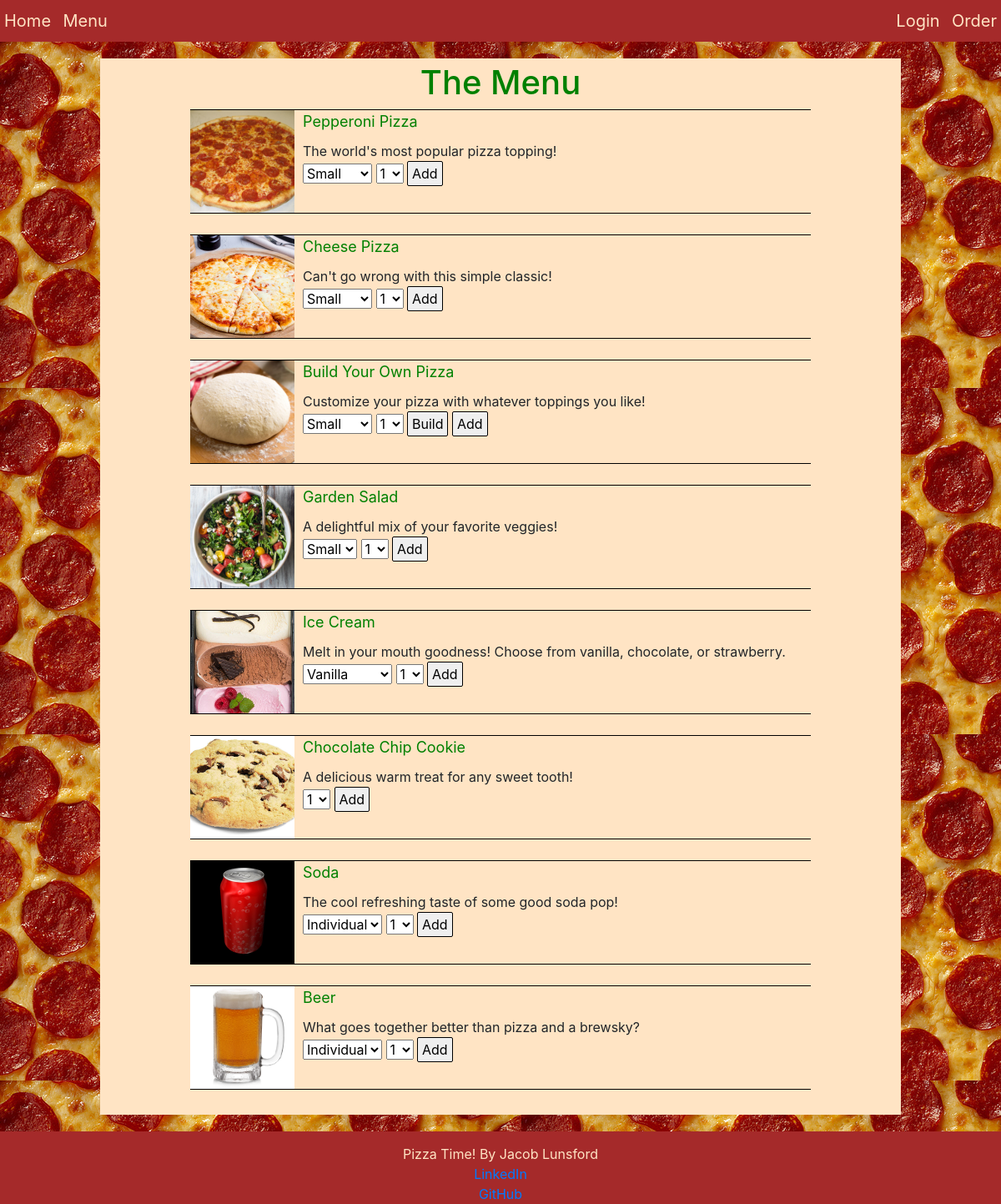
The page /menu on the database its author committed.
### pizza/models.py (models this page shows)
class Pizza(models.Model):
    title = models.CharField(max_length=32)
    pic = models.ImageField()
    description = models.TextField()
    sizes = Choices("Small", "Medium", "Large")
    size = models.CharField(choices=sizes, max_length=16, blank=True)
    toppings = Choices("Extra Cheese", "Pepperoni", "Bacon", "Peppers", "Mushrooms", "Chicken", "Pesto", "Ranch", "Beef")
    extras = MultiSelectField(choices=toppings, max_choices=9, max_length=32, blank=True)
    PIZZA_PRICES = {
    "Small": {
        "Cheese": 7.99,
        "Pepperoni": 8.99,
        "Custom": 9.99
    },
    "Medium": {
        "Cheese": 10.99,
        "Pepperoni": 11.99,
        "Custom": 12.99
    },
    "Large": {
        "Cheese": 13.99,
        "Pepperoni": 14.99,
        "Custom": 15.99
    }}

class Salad(models.Model):
    title = models.CharField(max_length=32)
    pic = models.ImageField()
    description = models.TextField()
    sizes = Choices("Small", "Large")
    size = models.CharField(choices=sizes, max_length=16, blank=True)
    SALAD_PRICES = {
        "Small": 5.99,
        "Large": 9.99
    }

class IceCream(models.Model):
    title = models.CharField(max_length=32)
    pic = models.ImageField()
    description = models.TextField()
    flavors = Choices("Vanilla", "Chocolate", "Strawberry")
    flavor = models.CharField(choices=flavors, max_length=16, blank=True)
    ICECREAM_PRICE = 3.99

class Cookie(models.Model):
    title = models.CharField(max_length=32)
    pic = models.ImageField()
    description = models.TextField()
    COOKIE_PRICE = 1.99

class Beverage(models.Model):
    title = models.CharField(max_length=32)
    pic = models.ImageField()
    description = models.TextField()
    sizes = Choices("Individual", "2L")
    size = models.CharField(choices=sizes, max_length=16, blank=True)
    BEVERAGE_PRICE = {
        "Soda": {
            "Individual": 1.99,
            "2L": 3.99
        },
        "Beer": {
            "Individual": 3.99,
            "2L": 7.99
        }
    }

### pizza/views.py (the view)
# urls.py: path("menu", views.menu, name="menu"),
def menu(request):
    pizzas = Pizza.objects.all()
    salads = Salad.objects.all()
    icecreams = IceCream.objects.all()
    cookies = Cookie.objects.all()
    beverages = Beverage.objects.all()
    menu = {
        "pizzas": pizzas,
        "salads": salads,
        "icecreams": icecreams,
        "cookies": cookies,
        "beverages": beverages
    }
    print(type(request.session))
    return render(request, "pizza/menu.html", {
        "menu": menu
    })

### pizza/templates/pizza/menu.html (shortened to what this page needs)
{% extends "pizza/layout.html" %}
{% load static %}
{% block body %}
    <h1 id="pizza-time">The Menu</h1>
    <div id="menu">
        {% for pizza in menu.pizzas %}
        <div class="menu-item">
            <div class="menu-left">
                <img class="menu-pic" src="static/pizza/images/{{pizza.pic}}" alt="">
            </div>
            <div class="menu-right">
                <p class="menu-title">{{ pizza.title }} Pizza</p>
                <p class="menu-description">{{ pizza.description }}</p>
                <select id="size-pizza-{{pizza.id}}">
                    <option value="Small">Small</option>
                </select>
                <select id="quantity-pizza-{{pizza.id}}">
                    <option value="1">1</option>
                </select>
                {% if pizza.title == "Build Your Own"%}
                <button id="build">Build</button>
                {% endif %}
                <button class="add" id="add-pizza-{{pizza.id}}" onclick='addToOrder("pizza","{{pizza.id}}")'>Add</button>
            </div>
        </div>
        {% endfor %}
        {% for salad in menu.salads %}
        <div class="menu-item">
            <div class="menu-left">
                <img class="menu-pic" src="static/pizza/images/{{salad.pic}}" alt="">
            </div>
            <div class="menu-right">
                <p class="menu-title">{{ salad.title }} Salad</p>
                <p class="menu-description">{{ salad.description }}</p>
                <select name="size-salad-{{salad.id}}">
                    <option value="Small">Small</option>
                </select>
                <select name="quantity-salad-{{salad.id}}">
                    <option value="1">1</option>
                </select>
                <button class="add" id="add-salad-{{salad.id}}" onclick='addToOrder("salad","{{salad.id}}")'>Add</button>
            </div>
        </div>
        {% endfor %}
        {% for icecream in menu.icecreams %}
        <div class="menu-item">
            <div class="menu-left">
                <img class="menu-pic" src="static/pizza/images/{{icecream.pic}}" alt="">
            </div>
            <div class="menu-right">
                <p class="menu-title">{{ icecream.title }}</p>
                <p class="menu-description">{{ icecream.description }}</p>
                <select name="flavor-icecream-{{icecream.id}}">
                    <option value="Vanilla">Vanilla</option>
                </select>
                <select name="quantity-icecream-{{icecream.id}}">
                    <option value="1">1</option>
                </select>
                <button class="add" id="add-icecream-{{icecream.id}}" onclick='addToOrder("icecream","{{icecream.id}}")'>Add</button>
            </div>
        </div>
        {% endfor %}
        {% for cookie in menu.cookies %}
        <div class="menu-item">
            <div class="menu-left">
                <img class="menu-pic" src="static/pizza/images/{{cookie.pic}}" alt="">
            </div>
            <div class="menu-right">
                <p class="menu-title">{{ cookie.title }} Cookie</p>
                <p class="menu-description">{{ cookie.description }}</p>
                <select name="quantity-{{cookie.id}}">
                    <option value="1">1</option>
                </select>
                <button class="add" id="add-cookie-{{cookie.id}}" onclick='addToOrder("cookie","{{cookie.id}}")'>Add</button>
            </div>
        </div>
        {% endfor %}
        {% for beverage in menu.beverages %}
        <div class="menu-item">
            <div class="menu-left">
                <img class="menu-pic" src="static/pizza/images/{{beverage.pic}}" alt="">
            </div>
            <div class="menu-right">
                <p class="menu-title">{{ beverage.title }}</p>
                <p class="menu-description">{{ beverage.description }}</p>
                <select name="flavor-{{beverage.id}}">
                    <option value="Individual">Individual</option>
                </select>
                <select name="quantity-{{beverage.id}}">
                    <option value="1">1</option>
                </select>
                <button class="add" id="add-{{beverage.id}}" onclick='addToOrder("beverage","{{beverage.id}}")'>Add</button>
            </div>
        </div>
        {% endfor %}
    </div>
{% endblock %}

### pizza/static/pizza/styles.css (style rules this page uses)
h1 { color: green; }
p { margin-top: 0px; margin-bottom: 0px; }
body { background-color: brown; }
#pizza-time { text-align: center; }
.menu-item { width: 80%; height: 125px; display: flex; border-top: 0.5px solid black; border-bottom: 0.5px solid black; margin-bottom: 25px; margin-left: auto; margin-right: auto; }
.menu-left { height: 100%; width: 125px; margin-right: 10px; }
.menu-pic { width: 100%; height: 100%; object-fit: cover; }
.menu-title { font-size: 18px; margin-bottom: 10px; color: green; }
.menu-description { display: -webkit-box; -webkit-line-clamp: 2; line-clamp: 2; -webkit-box-orient: vertical; }
#build, .add { border: solid 1px; border-radius: 2px; padding: 2px 5px; }

### rows shown on the page
Pizza: pic (picture), title "Pepperoni", description "The world's most popular pizza topping!", id "Small", id "1"
Pizza: pic (picture), title "Cheese", description "Can't go wrong with this simple classic!", id "Small", id "1"
Pizza: pic (picture), title "Build Your Own", description "Customize your pizza with whatever toppings you like!", id "Small", id "1"
Salad: pic (picture), title "Garden", description "A delightful mix of your favorite veggies!", id "Small", id "1"
IceCream: pic (picture), title "Ice Cream", description "Melt in your mouth goodness! Choose from vanilla, chocolate, or strawberry.", id "Vanilla", id "1"
Cookie: pic (picture), title "Chocolate Chip", description "A delicious warm treat for any sweet tooth!", id "1"
Beverage: pic (picture), title "Soda", description "The cool refreshing taste of some good soda pop!", id "Individual", id "1"
Beverage: pic (picture), title "Beer", description "What goes together better than pizza and a brewsky?", id "Individual", id "1"
